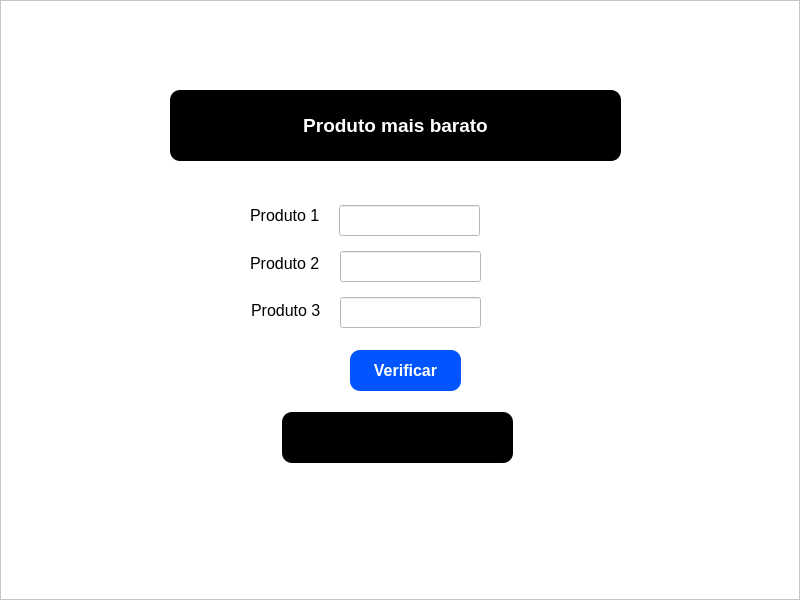
<?xml version="1.0" encoding="UTF-8"?>
<ui version="4.0">
 <class>MainWindow</class>
 <widget class="QMainWindow" name="MainWindow">
  <property name="geometry">
   <rect>
    <x>0</x>
    <y>0</y>
    <width>800</width>
    <height>600</height>
   </rect>
  </property>
  <property name="windowTitle">
   <string>MainWindow</string>
  </property>
  <widget class="QWidget" name="centralwidget">
   <layout class="QHBoxLayout" name="horizontalLayout">
    <property name="spacing">
     <number>0</number>
    </property>
    <property name="leftMargin">
     <number>0</number>
    </property>
    <property name="topMargin">
     <number>0</number>
    </property>
    <property name="rightMargin">
     <number>0</number>
    </property>
    <property name="bottomMargin">
     <number>0</number>
    </property>
    <item>
     <widget class="QFrame" name="frame">
      <property name="styleSheet">
       <string notr="true">background-color: #FFF;</string>
      </property>
      <property name="frameShape">
       <enum>QFrame::StyledPanel</enum>
      </property>
      <property name="frameShadow">
       <enum>QFrame::Raised</enum>
      </property>
      <widget class="QLabel" name="label">
       <property name="geometry">
        <rect>
         <x>170</x>
         <y>90</y>
         <width>451</width>
         <height>71</height>
        </rect>
       </property>
       <property name="font">
        <font>
         <family>Arial</family>
         <pointsize>14</pointsize>
         <weight>75</weight>
         <bold>true</bold>
        </font>
       </property>
       <property name="styleSheet">
        <string notr="true">background-color: #000;
color: #FFF;
border-radius: 10px;</string>
       </property>
       <property name="text">
        <string>Produto mais barato</string>
       </property>
       <property name="alignment">
        <set>Qt::AlignCenter</set>
       </property>
      </widget>
      <widget class="QLabel" name="label_2">
       <property name="geometry">
        <rect>
         <x>250</x>
         <y>200</y>
         <width>81</width>
         <height>31</height>
        </rect>
       </property>
       <property name="font">
        <font>
         <pointsize>12</pointsize>
        </font>
       </property>
       <property name="text">
        <string>Produto 1</string>
       </property>
      </widget>
      <widget class="QLineEdit" name="lineEdit_n1">
       <property name="geometry">
        <rect>
         <x>339</x>
         <y>205</y>
         <width>141</width>
         <height>31</height>
        </rect>
       </property>
      </widget>
      <widget class="QPushButton" name="pb_verificar">
       <property name="geometry">
        <rect>
         <x>350</x>
         <y>350</y>
         <width>111</width>
         <height>41</height>
        </rect>
       </property>
       <property name="font">
        <font>
         <pointsize>12</pointsize>
         <weight>75</weight>
         <bold>true</bold>
        </font>
       </property>
       <property name="styleSheet">
        <string notr="true">background-color: #0055ff;
color: #FFF;
border-radius: 10px;</string>
       </property>
       <property name="text">
        <string>Verificar</string>
       </property>
      </widget>
      <widget class="QLabel" name="label_3">
       <property name="geometry">
        <rect>
         <x>250</x>
         <y>248</y>
         <width>81</width>
         <height>31</height>
        </rect>
       </property>
       <property name="font">
        <font>
         <pointsize>12</pointsize>
        </font>
       </property>
       <property name="text">
        <string>Produto 2</string>
       </property>
      </widget>
      <widget class="QLineEdit" name="lineEdit_n2">
       <property name="geometry">
        <rect>
         <x>340</x>
         <y>251</y>
         <width>141</width>
         <height>31</height>
        </rect>
       </property>
      </widget>
      <widget class="QLineEdit" name="lineEdit_n3">
       <property name="geometry">
        <rect>
         <x>340</x>
         <y>297</y>
         <width>141</width>
         <height>31</height>
        </rect>
       </property>
      </widget>
      <widget class="QLabel" name="label_4">
       <property name="geometry">
        <rect>
         <x>251</x>
         <y>295</y>
         <width>81</width>
         <height>31</height>
        </rect>
       </property>
       <property name="font">
        <font>
         <pointsize>12</pointsize>
        </font>
       </property>
       <property name="text">
        <string>Produto 3</string>
       </property>
      </widget>
      <widget class="QLabel" name="label_verificar_2">
       <property name="geometry">
        <rect>
         <x>282</x>
         <y>412</y>
         <width>231</width>
         <height>51</height>
        </rect>
       </property>
       <property name="font">
        <font>
         <family>Arial</family>
         <pointsize>12</pointsize>
         <weight>75</weight>
         <bold>true</bold>
        </font>
       </property>
       <property name="styleSheet">
        <string notr="true">background-color: #000;
color: #FFF;
border-radius: 10px;</string>
       </property>
       <property name="text">
        <string/>
       </property>
       <property name="alignment">
        <set>Qt::AlignCenter</set>
       </property>
      </widget>
     </widget>
    </item>
   </layout>
  </widget>
 </widget>
 <resources/>
 <connections/>
</ui>
